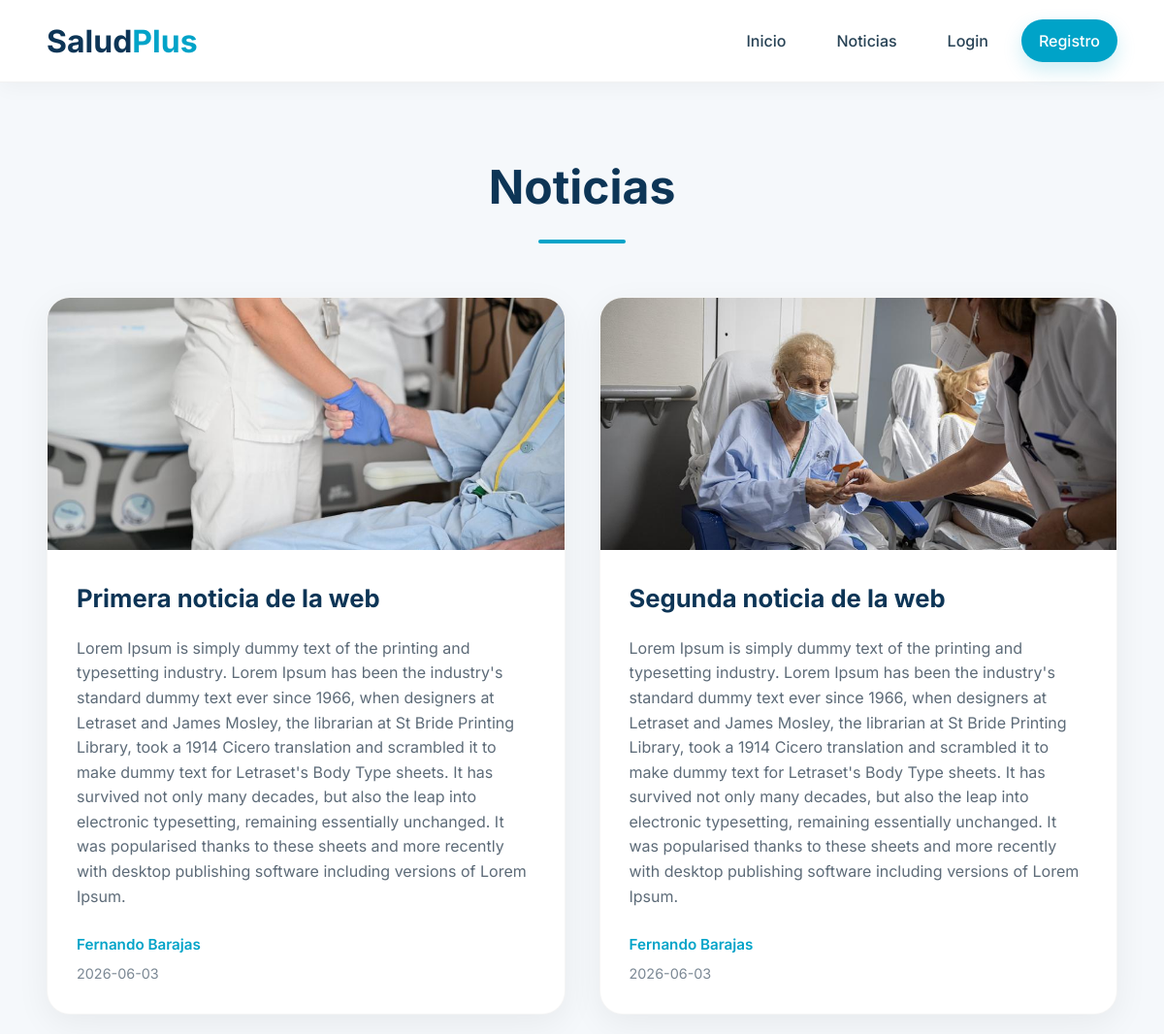
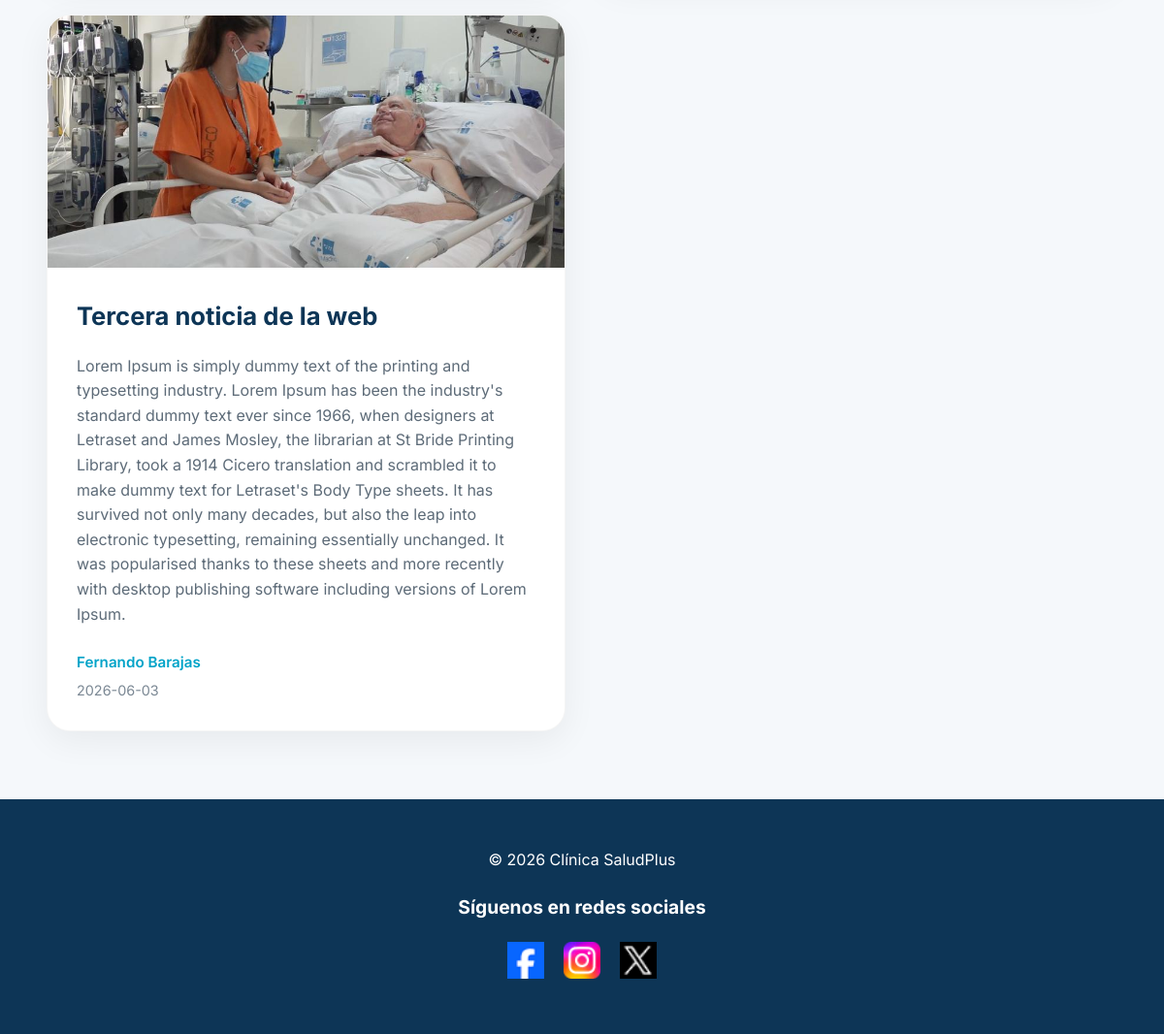
/views/noticias.php, run on the app's committed database (2 pictures, top to bottom).
### tables this page shows
CREATE TABLE `noticias` (
  `idNoticia` int(11) NOT NULL,
  `titulo` varchar(255) DEFAULT NULL,
  `imagen` varchar(255) DEFAULT NULL,
  `texto` text DEFAULT NULL,
  `fecha` date DEFAULT NULL,
  `idUser` int(11) DEFAULT NULL
);

CREATE TABLE `users_data` (
  `idUser` int(11) NOT NULL,
  `nombre` varchar(100) DEFAULT NULL,
  `apellidos` varchar(100) DEFAULT NULL,
  `email` varchar(100) DEFAULT NULL,
  `telefono` varchar(20) DEFAULT NULL,
  `fecha_nacimiento` date DEFAULT NULL,
  `direccion` varchar(255) DEFAULT NULL,
  `sexo` enum('Hombre','Mujer','Otro') DEFAULT NULL
);

### includes/SQL.php (called while the page is built, shortened)
<?php
class SQL
{
    public static function obtenerNoticias()
    {
        $conn = DB::conn();
        $sql = "SELECT noticias.*, users_data.nombre, users_data.apellidos FROM noticias
                JOIN users_data ON noticias.idUser = users_data.idUser
                ORDER BY fecha DESC";
        $stmt = $conn->prepare($sql);
        $stmt->execute();
        return $stmt->fetchAll();
    }
}

### views/noticias.php (the view, shortened to what this page needs)
<?php
require_once("../includes/SQL.php");
$noticias = SQL::obtenerNoticias();
?>
<!DOCTYPE html>
<html lang="es">
<head>
    <link rel="stylesheet" href="<?= BASE_URL ?>css/noticias.css">
</head>
<body>
    <?php include("../includes/navbar.php"); ?>
    <main class="main-content">
        <section class="container">
            <h1 class="tituloNoticias">Noticias</h1>
            <?php foreach ($noticias as $fila): ?>
                <article class="card">
                    <div class="card-image">
                        <img src="../images/images_noticias/<?= htmlspecialchars($fila['imagen']) ?>" alt="Imagen noticia">
                    </div>
                    <div class="card-body">
                        <h2 class="card-title"><?= htmlspecialchars($fila['titulo']) ?></h2>
                        <p class="card-text"><?= nl2br(htmlspecialchars($fila['texto'])) ?></p>
                        <p class="autor"><?= htmlspecialchars($fila['nombre'] . ' ' . $fila['apellidos']) ?></p>
                        <small class="fecha"><?= htmlspecialchars($fila['fecha']) ?></small>
                    </div>
                </article>
            <?php endforeach; ?>
        </section>
    </main>
    <footer>
        <p>© 2026 Clínica SaludPlus</p>
        <h3>Síguenos en redes sociales</h3>
        <div class="redes-sociales">
            <a href="https://www.facebook.com/" target="_blank"><img src="../images/images_index/logofacebook.png" alt="logo facebook"></a>
            <a href="https://www.instagram.com/" target="_blank"><img src="../images/images_index/logoinstagram.png" alt="logo instagram"></a>
            <a href="https://x.com/?lang=es" target="_blank"><img src="../images/images_index/logotwitter.png" alt="logo x"></a>
        </div>
    </footer>
</body>
</html>

### includes/navbar.php (shortened to what this page needs)
<link rel="stylesheet" href="<?php echo BASE_URL?>css/navbar.css">
<header class="header">
    <nav class="navbar">
        <div class="logo">
            <a href="<?php echo BASE_URL?>index.php">
                Salud<span>Plus</span>
            </a>
        </div>
<ul class="nav-links" id="navLinks">
            <li>
                <a href="<?php echo BASE_URL?>index.php">
                    Inicio
                </a>
            </li>
            <li>
                <a href="<?php echo BASE_URL?>views/noticias.php">
                    Noticias
                </a>
            </li>
            <?php if (!isset($_SESSION['rol'])): ?>
                <li>
                    <a href="<?php echo BASE_URL?>views/login.php">
                        Login
                    </a>
                </li>
                <li>
                    <a class="btn-nav"
                       href="<?php echo BASE_URL?>views/registro.php">
                        Registro
                    </a>
                </li>
            <?php endif; ?>
        </ul>
    </nav>
</header>

### css/noticias.css (style rules this page uses)
* { margin: 0; padding: 0; box-sizing: border-box; }
html, body { min-height: 100vh; }
body { font-family: 'Inter', sans-serif; background: #f5f8fb; color: #1d2b36; line-height: 1.6; display: flex; flex-direction: column; }
.main-content { flex: 1; }
.container { width: 92%; max-width: 1400px; margin: 0 auto; padding: 70px 0; display: grid; grid-template-columns: repeat(auto-fit, minmax(380px, 1fr)); gap: 35px; }
.tituloNoticias { grid-column: 1 / -1; text-align: center; font-size: 3rem; color: #0d3556; font-weight: 700; margin-bottom: 20px; position: relative; }
.tituloNoticias::after { content: ""; width: 90px; height: 4px; background: #00a3c8; display: block; margin: 15px auto 0; border-radius: 20px; }
.card { background: white; border-radius: 24px; overflow: hidden; border: 1px solid rgba(0, 0, 0, 0.04); box-shadow: 0 10px 35px rgba(0, 0, 0, 0.06); transition: all 0.35s ease; display: flex; flex-direction: column; }
.card-image img { width: 100%; height: 260px; object-fit: cover; display: block; }
.card-body { padding: 30px; display: flex; flex-direction: column; height: 100%; }
.card-title { font-size: 1.6rem; color: #0d3556; margin-bottom: 18px; font-weight: 700; }
.card-text { color: #5d6b78; margin-bottom: 25px; font-size: 1rem; flex-grow: 1; overflow: hidden; }
.autor { color: #00a3c8; font-size: 0.95rem; font-weight: 600; margin-bottom: 5px; }
.fecha { color: #7b8894; font-size: 0.9rem; }
footer { background: #0d3556; color: white; text-align: center; padding: 50px 20px; margin-top: auto; }
footer h3 { margin: 20px 0; font-size: 1.2rem; }
.redes-sociales { display: flex; justify-content: center; align-items: center; gap: 20px; }
.redes-sociales img { width: 38px; transition: transform 0.3s ease; }

### css/navbar.css (style rules this page uses)
* { margin: 0; padding: 0; box-sizing: border-box; }
.header { position: sticky; top: 0; z-index: 999; width: 100%; height: 85px; background: rgba(255,255,255,0.95); backdrop-filter: blur(12px); border-bottom: 1px solid rgba(0,0,0,0.05); box-shadow: 0 5px 20px rgba(0,0,0,0.04); }
.navbar { width: 92%; max-width: 1400px; margin: auto; display: flex; justify-content: space-between; align-items: center; height: 85px; }
.logo, .nav-links { height: 100%; display: flex; align-items: center; }
.logo a { text-decoration: none; font-size: 2rem; font-weight: 700; color: #0d3556; transition: all 0.3s ease; }
.logo span { color: #00a3c8; }
.nav-links { display: flex; align-items: center; gap: 16px; list-style: none; }
.nav-links a { text-decoration: none; color: #274255; font-weight: 500; padding: 12px 18px; border-radius: 40px; transition: all 0.3s ease; }
.btn-nav { background: #00a3c8; color: white !important; box-shadow: 0 8px 20px rgba(0,163,200,0.20); }

### data on the page
noticias: imagen (picture), titulo "Primera noticia de la web", texto "Lorem Ipsum is simply dummy text of the printing and typesetting industry. Lorem Ipsum has been the industry's standard dummy text ever since 1966, when designers at Letraset and James Mosley, the librarian at St Bride Printing Library, took a 1914 Cicero translation and scrambled it to make dummy text for Letraset's Body Type sheets. It has survived not only many decades, but also the leap into electronic typesetting, remaining essentially unchanged. It was popularised thanks to these sheets and more recently with desktop publishing software including versions of Lorem Ipsum.", idUser.apellidos "Fernando Barajas", fecha "2026-06-03"
noticias: imagen (picture), titulo "Segunda noticia de la web", texto "Lorem Ipsum is simply dummy text of the printing and typesetting industry. Lorem Ipsum has been the industry's standard dummy text ever since 1966, when designers at Letraset and James Mosley, the librarian at St Bride Printing Library, took a 1914 Cicero translation and scrambled it to make dummy text for Letraset's Body Type sheets. It has survived not only many decades, but also the leap into electronic typesetting, remaining essentially unchanged. It was popularised thanks to these sheets and more recently with desktop publishing software including versions of Lorem Ipsum.", idUser.apellidos "Fernando Barajas", fecha "2026-06-03"
noticias: imagen (picture), titulo "Tercera noticia de la web", texto "Lorem Ipsum is simply dummy text of the printing and typesetting industry. Lorem Ipsum has been the industry's standard dummy text ever since 1966, when designers at Letraset and James Mosley, the librarian at St Bride Printing Library, took a 1914 Cicero translation and scrambled it to make dummy text for Letraset's Body Type sheets. It has survived not only many decades, but also the leap into electronic typesetting, remaining essentially unchanged. It was popularised thanks to these sheets and more recently with desktop publishing software including versions of Lorem Ipsum.", idUser.apellidos "Fernando Barajas", fecha "2026-06-03"
